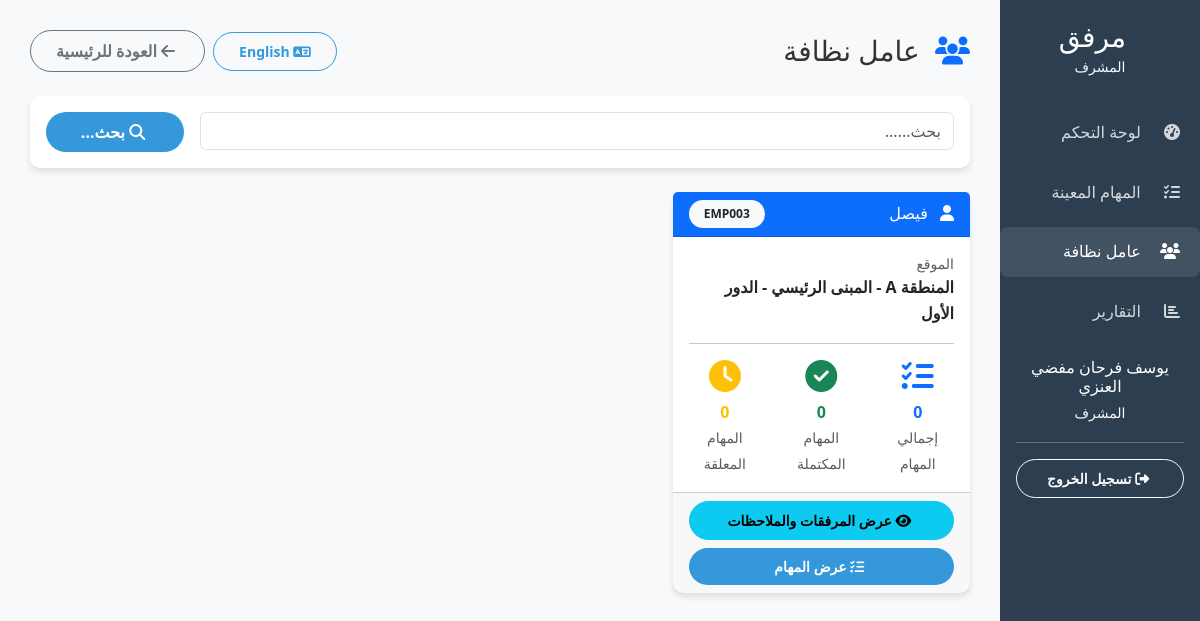
The page /dashboard/supervisor/workers.php (signed in) on the database its author committed.
### tables this page shows
CREATE TABLE users (
    id INT PRIMARY KEY AUTO_INCREMENT,
    job_number VARCHAR(20) UNIQUE NOT NULL,
    full_name VARCHAR(100) NOT NULL,
    password VARCHAR(255) NOT NULL,
    email VARCHAR(100),
    phone VARCHAR(20),
    role ENUM('admin', 'supervisor', 'worker') NOT NULL,
    location VARCHAR(100),
    status ENUM('active', 'inactive') DEFAULT 'active',
    created_at TIMESTAMP DEFAULT CURRENT_TIMESTAMP,
    updated_at TIMESTAMP DEFAULT CURRENT_TIMESTAMP ON UPDATE CURRENT_TIMESTAMP
);

### dashboard/supervisor/workers.php (the view, shortened to what this page needs)
<?php
require_once '../../config.php';
require_once '../../includes/lang.php';
$user_id = $_SESSION['user_id'];
try {
    $query = "SELECT u.*,
                     COUNT(t.id) as total_tasks,
                     COUNT(CASE WHEN t.status = 'completed' THEN 1 END) as completed_tasks
              FROM users u
              LEFT JOIN tasks t ON u.id = t.worker_id AND t.supervisor_id = ?
              WHERE u.role = 'worker' AND u.status = 'active'";
    $params = [$user_id];
    $query .= " GROUP BY u.id ORDER BY u.full_name";
    $stmt = $pdo->prepare($query);
    $stmt->execute($params);
    $workers = $stmt->fetchAll();
} catch (PDOException $e) {
    $workers = [];
    $error = $lang['system_error'];
}
?>
<!DOCTYPE html>
<html lang="<?php echo $_SESSION['lang']; ?>" dir="<?php echo $_SESSION['lang'] == 'ar' ? 'rtl' : 'ltr'; ?>">
<head>
    <link rel="stylesheet" href="https://cdn.jsdelivr.net/npm/bootstrap@5.3.0/dist/css/bootstrap.min.css">
    <link rel="stylesheet" href="../../assets/css/style.css">
    <link rel="stylesheet" href="https://cdnjs.cloudflare.com/ajax/libs/font-awesome/6.4.0/css/all.min.css">
</head>
<body>
    <div class="container-fluid">
        <div class="row">
            <div class="col-md-3 col-lg-2 sidebar">
                <div class="d-flex flex-column">
                    <div class="text-center mb-4">
                        <h3 class="text-white mb-0">
                            <?php echo $lang['site_title']; ?>
                        </h3>
                        <small class="text-light"><?php echo $lang['role_supervisor']; ?></small>
                    </div>
                    <ul class="nav flex-column">
                        <li class="nav-item">
                            <a class="nav-link" href="index.php">
                                <i class="fas fa-tachometer-alt"></i>
                                <?php echo $lang['dashboard']; ?>
                            </a>
                        </li>
                        <li class="nav-item">
                            <a class="nav-link" href="tasks.php">
                                <i class="fas fa-tasks"></i>
                                <?php echo $lang['assigned_tasks']; ?>
                            </a>
                        </li>
                        <li class="nav-item">
                            <a class="nav-link active" href="workers.php">
                                <i class="fas fa-users"></i>
                                <?php echo $lang['role_worker']; ?>
                            </a>
                        </li>
                        <li class="nav-item">
                            <a class="nav-link" href="reports.php">
                                <i class="fas fa-chart-bar"></i>
                                <?php echo $lang['reports']; ?>
                            </a>
                        </li>
                    </ul>
                    <div class="mt-auto p-3 text-center">
                        <h6 class="text-white mb-1"><?php echo $_SESSION['user_name']; ?></h6>
                        <small class="text-light"><?php echo $lang['role_supervisor']; ?></small>
                        <hr class="bg-light">
                        <a href="../../logout.php" class="btn btn-sm btn-outline-light w-100">
                            <i class="fas fa-sign-out-alt me-1"></i>
                            <?php echo $lang['logout']; ?>
                        </a>
                    </div>
                </div>
            </div>
            <div class="col-md-9 col-lg-10 main-content">
                <div class="d-flex justify-content-between align-items-center mb-4">
                    <h1 class="h3 mb-0">
                        <i class="fas fa-users me-2 text-primary"></i>
                        <?php echo $lang['role_worker']; ?>
                    </h1>
                    <div class="d-flex align-items-center gap-2">
                        <a href="?lang=<?php echo $_SESSION['lang'] == 'ar' ? 'en' : 'ar'; ?>"
                           class="btn btn-sm btn-outline-primary">
                            <i class="fas fa-language"></i>
                            <?php echo $_SESSION['lang'] == 'ar' ? 'English' : 'العربية'; ?>
                        </a>
                        <a href="index.php" class="btn btn-outline-secondary">
                            <i class="fas fa-arrow-left me-1"></i>
                            <?php echo $lang['back_to_home']; ?>
                        </a>
                    </div>
                </div>
                <div class="card mb-4">
                    <div class="card-body">
                        <form method="GET" action="" class="row g-3">
                            <div class="col-md-10">
                                <input type="text" class="form-control" name="search"
                                       placeholder="<?php echo $lang['search']; ?>..."
                                       value="<?php echo htmlspecialchars($_GET['search'] ?? ''); ?>">
                            </div>
                            <div class="col-md-2">
                                <button type="submit" class="btn btn-primary w-100">
                                    <i class="fas fa-search me-1"></i>
                                    <?php echo $lang['search']; ?>
                                </button>
                            </div>
                        </form>
                    </div>
                </div>
                <div class="row g-4">
                    <?php if (count($workers) > 0): ?>
                        <?php foreach ($workers as $worker): ?>
                            <div class="col-md-6 col-lg-4">
                                <div class="card h-100">
                                    <div class="card-header bg-primary text-white">
                                        <div class="d-flex justify-content-between align-items-center">
                                            <h6 class="mb-0">
                                                <i class="fas fa-user me-2"></i>
                                                <?php echo htmlspecialchars($worker['full_name']); ?>
                                            </h6>
                                            <span class="badge bg-light text-dark">
                                                <?php echo htmlspecialchars($worker['job_number']); ?>
                                            </span>
                                        </div>
                                    </div>
                                    <div class="card-body">
                                        <div class="mb-3">
                                            <small class="text-muted d-block"><?php echo $lang['location']; ?></small>
                                            <strong><?php echo htmlspecialchars($worker['location'] ?: '-'); ?></strong>
                                        </div>
                                        <hr>
                                        <div class="row text-center">
                                            <div class="col-4">
                                                <div class="text-primary">
                                                    <i class="fas fa-tasks fa-2x mb-2"></i>
                                                    <div class="fw-bold"><?php echo $worker['total_tasks']; ?></div>
                                                    <small class="text-muted"><?php echo $lang['total_tasks']; ?></small>
                                                </div>
                                            </div>
                                            <div class="col-4">
                                                <div class="text-success">
                                                    <i class="fas fa-check-circle fa-2x mb-2"></i>
                                                    <div class="fw-bold"><?php echo $worker['completed_tasks']; ?></div>
                                                    <small class="text-muted"><?php echo $lang['completed_tasks']; ?></small>
                                                </div>
                                            </div>
                                            <div class="col-4">
                                                <div class="text-warning">
                                                    <i class="fas fa-clock fa-2x mb-2"></i>
                                                    <div class="fw-bold"><?php echo $worker['total_tasks'] - $worker['completed_tasks']; ?></div>
                                                    <small class="text-muted"><?php echo $lang['pending_tasks']; ?></small>
                                                </div>
                                            </div>
                                        </div>
                                    </div>
                                    <div class="card-footer">
                                        <div class="d-grid gap-2">
                                            <button type="button" class="btn btn-sm btn-info w-100"
                                                    data-bs-toggle="modal"
                                                    data-bs-target="#workerDetailsModal<?php echo $worker['id']; ?>">
                                                <i class="fas fa-eye me-1"></i>
                                                عرض المرفقات والملاحظات
                                            </button>
                                            <a href="tasks.php?worker=<?php echo $worker['id']; ?>" class="btn btn-sm btn-primary w-100">
                                                <i class="fas fa-tasks me-1"></i>
                                                <?php echo $lang['view']; ?> <?php echo $lang['tasks']; ?>
                                            </a>
                                        </div>
                                    </div>
                                </div>
                            </div>
                        <?php endforeach; ?>
                    <?php endif; ?>
                </div>
            </div>
        </div>
    </div>
</body>
</html>

### assets/css/style.css (style rules this page uses)
:root { --primary-color: #2c3e50; --secondary-color: #3498db; --success-color: #27ae60; --danger-color: #e74c3c; --warning-color: #f39c12; --light-color: #ecf0f1; --dark-color: #2c3e50; --border-radius: 10px; --box-shadow: 0 4px 6px rgba(0, 0, 0, 0.1); }
* { margin: 0; padding: 0; box-sizing: border-box; }
body { font-family: 'Segoe UI', Tahoma, Geneva, Verdana, sans-serif; line-height: 1.6; color: #333; background-color: #f8f9fa; }
.btn { border-radius: 25px; padding: 8px 25px; font-weight: 600; transition: all 0.3s ease; }
.btn-primary { background: var(--secondary-color); border: none; }
.btn-outline-primary { color: var(--secondary-color); border-color: var(--secondary-color); }
.card { border: none; border-radius: var(--border-radius); box-shadow: var(--box-shadow); transition: all 0.3s ease; }
.sidebar { background: var(--primary-color); color: white; min-height: 100vh; padding: 20px 0; }
.sidebar .nav-link { color: rgba(255, 255, 255, 0.8); padding: 12px 20px; margin: 5px 0; border-radius: 8px; transition: all 0.3s ease; }
.sidebar .nav-link:hover, .sidebar .nav-link.active { background: rgba(255, 255, 255, 0.1); color: white; }
.sidebar .nav-link i { width: 25px; }
.main-content { padding: 30px; background: #f8f9fa; min-height: 100vh; }
.badge { padding: 8px 15px; border-radius: 20px; font-weight: 600; }
[dir="rtl"] { text-align: right; }
[dir="rtl"] .sidebar .nav-link i { margin-right: 0; margin-left: 10px; }
[dir="rtl"] .me-2 { margin-right: 0 !important; margin-left: 0.5rem !important; }

### rows shown on the page
users: full_name "فيصل", job_number "EMP003", location "المنطقة A - المبنى الرئيسي - الدور الأول", total_tasks "0", completed_tasks "0"

### other values the page prints
$lang['site_title'] "مرفق"
$lang['role_supervisor'] "المشرف"
$lang['dashboard'] "لوحة التحكم"
$lang['assigned_tasks'] "المهام المعينة"
$lang['role_worker'] "عامل نظافة"
$lang['reports'] "التقارير"
$_SESSION['user_name'] "يوسف فرحان مفضي العنزي"
$lang['logout'] "تسجيل الخروج"
$lang['back_to_home'] "العودة للرئيسية"
$lang['search'] "بحث..."
